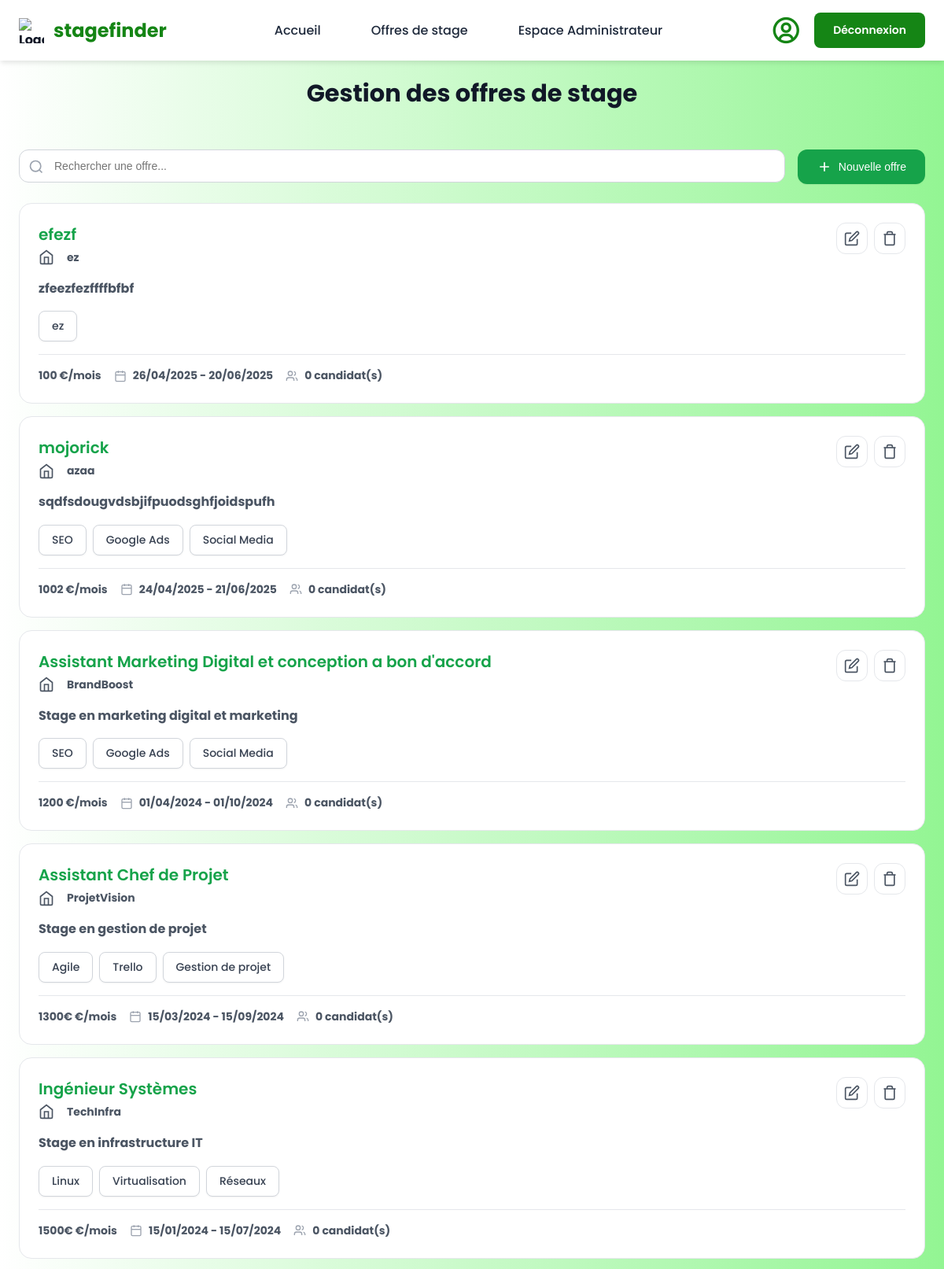
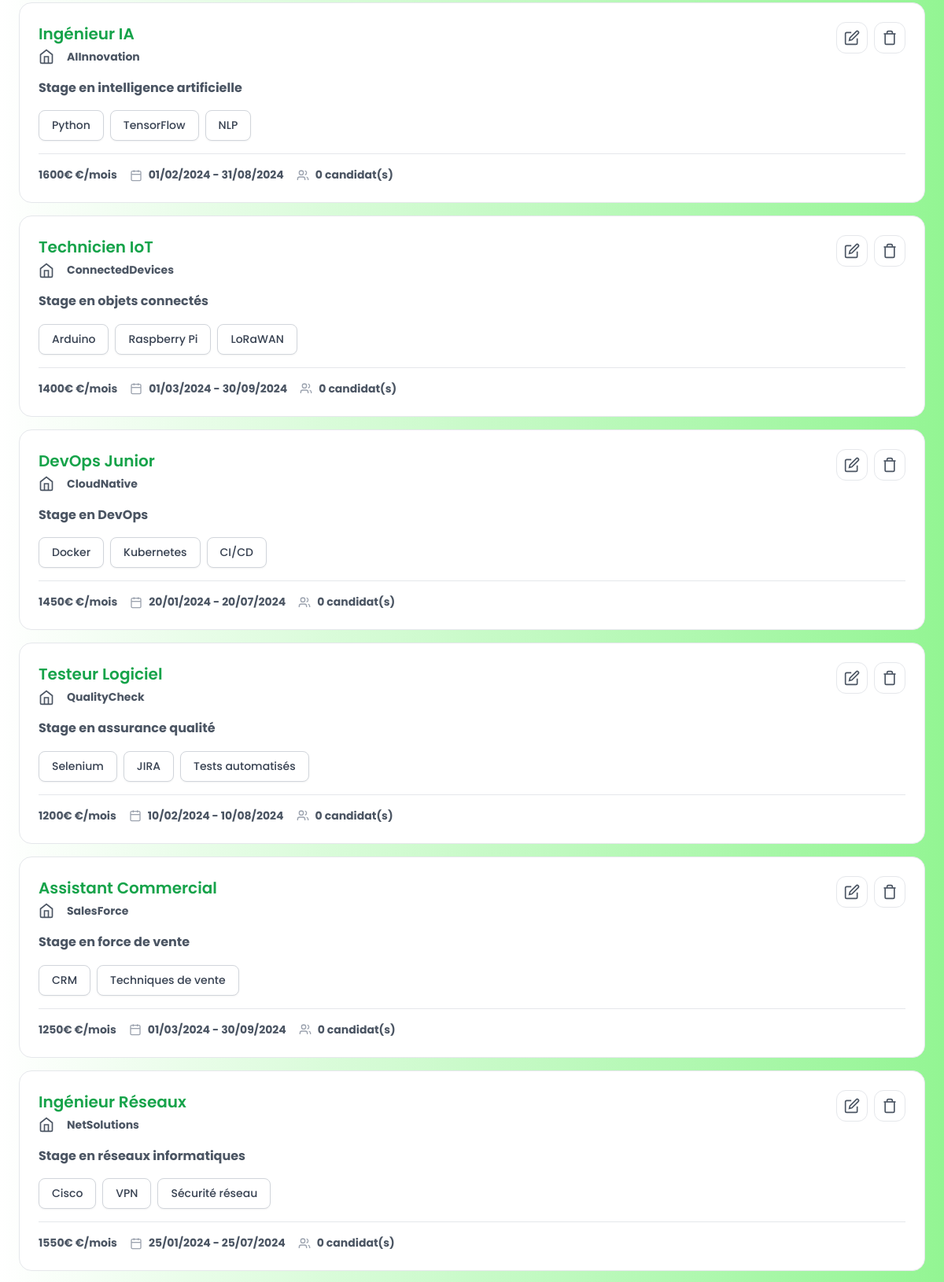
The page /Gestion_des_offres_de_stage (signed in, upper part) on the database its author committed (2 pictures, top to bottom).
### tables this page shows
CREATE TABLE `internships` (
  `id` int(11) NOT NULL,
  `company_id` int(11) DEFAULT NULL,
  `title` varchar(255) NOT NULL,
  `company` varchar(255) NOT NULL,
  `location` varchar(255) NOT NULL,
  `type` varchar(50) NOT NULL,
  `domaine` enum('Informatique & Digital','Business & Management','Ingénierie & Innovation') DEFAULT NULL,
  `remote` varchar(50) NOT NULL,
  `salary_base` varchar(50) DEFAULT NULL,
  `start_date` date DEFAULT NULL,
  `end_date` date DEFAULT NULL,
  `short_description` text NOT NULL,
  `full_description` text NOT NULL,
  `competence` varchar(255) DEFAULT NULL,
  `company_description` text DEFAULT NULL,
  `posted_at` timestamp NOT NULL DEFAULT current_timestamp(),
  `wishlist_count` int(11) DEFAULT 0,
  `applicants_count` int(11) DEFAULT 0
);

### controllers/utilities.php (called while the page is built, shortened)
<?php
class utilities{
    public static function renderPage($datas_page){
        extract($datas_page);
        require("$views");
    }
}

### controllers/MainController.php (called while the page is built, shortened)
<?php
require_once('./controllers/utilities.php');
require_once('./models/InternshipModel.php');
class MainController{
    public function management_offerPage() {
        $internshipModel = new InternshipModel();
        $internships = $internshipModel->getAllInternships();
        $datas_pages = [
            "description" => "Gestion des offres de stage",
            "title" => "Gestion des offres de stage",
            "views" => "views/pages/management_offerPage.php",
            "layout" => "views/commons/layout.php",
            "style" => "management_offerPage.css",
            "js" => "management_offerPage.js",
            "internships" => $internships
        ];
        utilities::renderPage($datas_pages);
    }
}

### models/PdoModel.php (called while the page is built, shortened)
<?php
abstract class PdoModel{
    public static $pdo;
    protected function setDB(){
        if(self::$pdo === null){
            self::$pdo = new PDO(
                "mysql:host=".mysql.";dbname=".dbname,username,password,[PDO::ATTR_ERRMODE => PDO::ERRMODE_EXCEPTION]
            );
            self::$pdo->setAttribute(PDO::ATTR_ERRMODE, PDO::ERRMODE_EXCEPTION);
    }
    return self::$pdo;
    }
}

### models/InternshipModel.php (called while the page is built, shortened)
<?php
require_once(__DIR__ . "/PdoModel.php");
class InternshipModel extends PdoModel {
    public function getAllInternships() {
        $query = "SELECT * FROM internships ORDER BY posted_at DESC";
        $stmt = self::$pdo->prepare($query);
        $stmt->execute();
        return $stmt->fetchAll(PDO::FETCH_ASSOC);
    }
}
?>

### views/pages/management_offerPage.php (the view, shortened to what this page needs)
<?php require_once("./views/commons/header.php")?>
<h1>Gestion des offres de stage</h1>
<main class="container">
    <div class="search-bar">
        <div class="search-input">
            <svg class="icon" viewBox="0 0 24 24" fill="none" stroke="currentColor" stroke-width="2">
                <circle cx="11" cy="11" r="8"></circle>
                <path d="m21 21-4.3-4.3"></path>
            </svg>
            <input type="text" id="search" placeholder="Rechercher une offre...">
        </div>
        <div class="actions">
            <button class="btn btn-primary" id="new-offer-btn">
                <svg class="icon" viewBox="0 0 24 24" fill="none" stroke="currentColor" stroke-width="2">
                    <path d="M12 5v14M5 12h14"></path>
                </svg>
                Nouvelle offre
            </button>
        </div>
    </div>
    <div class="internships" id="internships-list">
        <?php foreach ($internships as $internship): ?>
            <div class="internship-card" data-id="<?= $internship['id'] ?>">
                <div class="internship-header">
                    <div>
                        <h2 class="internship-title"><?= htmlspecialchars($internship['title']) ?></h2>
                        <p class="internship-company">
                            <svg class="icon" viewBox="0 0 24 24" fill="none" stroke="currentColor" stroke-width="2">
                                <path d="M3 9l9-7 9 7v11a2 2 0 0 1-2 2H5a2 2 0 0 1-2-2z"></path>
                                <polyline points="9 22 9 12 15 12 15 22"></polyline>
                            </svg>
                            <?= htmlspecialchars($internship['company']) ?>
                        </p>
                    </div>
                    <div class="internship-actions">
                        <button class="action-btn edit-btn" title="Modifier">
                            <svg class="icon" viewBox="0 0 24 24" fill="none" stroke="currentColor" stroke-width="2">
                                <path d="M11 4H4a2 2 0 0 0-2 2v14a2 2 0 0 0 2 2h14a2 2 0 0 0 2-2v-7"></path>
                                <path d="M18.5 2.5a2.121 2.121 0 0 1 3 3L12 15l-4 1 1-4 9.5-9.5z"></path>
                            </svg>
                        </button>
                        <button class="action-btn delete-btn" title="Supprimer">
                            <svg class="icon" viewBox="0 0 24 24" fill="none" stroke="currentColor" stroke-width="2">
                                <path d="M3 6h18"></path>
                                <path d="M19 6v14a2 2 0 0 1-2 2H7a2 2 0 0 1-2-2V6m3 0V4a2 2 0 0 1 2-2h4a2 2 0 0 1 2 2v2"></path>
                            </svg>
                        </button>
                    </div>
                </div>
                <p class="internship-description"><?= htmlspecialchars($internship['short_description']) ?></p>
                <div class="skills-list">
                    <?php
                    $competences = explode(',', $internship['competence']);
                    foreach ($competences as $competence):
                        if (!empty(trim($competence))): ?>
                            <span class="skill-tag"><?= htmlspecialchars(trim($competence)) ?></span>
                        <?php endif; ?>
                    <?php endforeach; ?>
                </div>
                <div class="internship-footer">
                    <div class="info-item">
                        <?= htmlspecialchars($internship['salary_base']) ?> €/mois
                    </div>
                    <div class="info-item">
                        <svg class="icon" viewBox="0 0 24 24" fill="none" stroke="currentColor" stroke-width="2">
                            <rect x="3" y="4" width="18" height="18" rx="2" ry="2"></rect>
                            <line x1="16" y1="2" x2="16" y2="6"></line>
                            <line x1="8" y1="2" x2="8" y2="6"></line>
                            <line x1="3" y1="10" x2="21" y2="10"></line>
                        </svg>
                        <?= date('d/m/Y', strtotime($internship['start_date'])) ?> - <?= date('d/m/Y', strtotime($internship['end_date'])) ?>
                    </div>
                    <div class="info-item">
                        <svg class="icon" viewBox="0 0 24 24" fill="none" stroke="currentColor" stroke-width="2">
                            <path d="M16 21v-2a4 4 0 0 0-4-4H6a4 4 0 0 0-4 4v2"></path>
                            <circle cx="9" cy="7" r="4"></circle>
                            <path d="M22 21v-2a4 4 0 0 0-3-3.87"></path>
                            <path d="M16 3.13a4 4 0 0 1 0 7.75"></path>
                        </svg>
                        <?= $internship['applicants_count'] ?> candidat(s)
                    </div>
                </div>
            </div>
        <?php endforeach; ?>
    </div>
</main>

### public/css/management_offerPage.css (style rules this page uses)
:root { --primary: #16a34a; --primary-dark: #15803d; --gray-50: #f9fafb; --gray-100: #f3f4f6; --gray-200: #e5e7eb; --gray-300: #d1d5db; --gray-400: #9ca3af; --gray-500: #6b7280; --gray-600: #4b5563; --gray-700: #374151; --gray-800: #1f2937; --gray-900: #111827; }
* { margin: 0; padding: 0; box-sizing: border-box; }
body { font-family: -apple-system, BlinkMacSystemFont, 'Segoe UI', Roboto, 'Helvetica Neue', Arial, sans-serif; background:linear-gradient(90deg,#ffffff ,#93f593); color: var(--gray-900); line-height: 1.5; }
h1 { max-width: 1280px; margin: auto; margin-top: 4%; margin-bottom: 2%; display: flex; align-items: center; justify-content: center; font-size: 1.9rem; font-weight: bold; color: var(--gray-900); }
.container { max-width: 1280px; margin: 0 auto; padding: 1.5rem; }
.search-bar { display: flex; gap: 1rem; margin-bottom: 1.5rem; flex-wrap: wrap; }
.search-input { flex: 1; position: relative; min-width: 200px; }
.search-input input { width: 100%; padding: 0.75rem 1rem 0.75rem 2.75rem; border: 1px solid var(--gray-300); border-radius: 0.75rem; font-size: 0.875rem; transition: all 0.2s ease; background-color: white; }
.search-input .icon { position: absolute; left: 0.75rem; top: 50%; transform: translateY(-50%); width: 1.25rem; height: 1.25rem; color: var(--gray-400); }
.actions { display: flex; gap: 0.75rem; }
.btn { display: inline-flex; align-items: center; padding: 0.75rem 1.5rem; border-radius: 0.75rem; font-size: 0.875rem; font-weight: 500; cursor: pointer; transition: all 0.2s; }
.btn-primary { background-color: var(--primary); color: white; border: none; box-shadow: 0 1px 2px rgba(0, 0, 0, 0.05); }
.icon { width: 1.25rem; height: 1.25rem; margin-right: 0.5rem; }
.internships { display: grid; gap: 1rem; }
.internship-card { background: white; border: 1px solid var(--gray-200); border-radius: 1rem; padding: 1.5rem; transition: all 0.2s ease; }
.internship-header { display: flex; justify-content: space-between; align-items: flex-start; margin-bottom: 1rem; }
.internship-title { font-size: 1.25rem; font-weight: 600; color: var(--primary); margin-bottom: 0.25rem; }
.internship-company { color: var(--gray-600); font-size: 0.875rem; display: flex; align-items: center; gap: 0.5rem; }
.internship-actions { display: flex; gap: 0.5rem; }
.action-btn { display: flex; align-items: center; justify-content: center; width: 2.5rem; height: 2.5rem; border-radius: 0.75rem; border: 1px solid var(--gray-200); background-color: white; color: var(--gray-600); cursor: pointer; transition: all 0.2s ease; }
.action-btn .icon { width: 1.25rem; height: 1.25rem; margin: 0; }
.internship-description { color: var(--gray-600); margin: 1rem 0; line-height: 1.6; }
.skills-list { display: flex; flex-wrap: wrap; gap: 0.5rem; margin: 1rem 0; }
.skill-tag { display: inline-flex; align-items: center; background-color: white; color: var(--gray-700); padding: 0.5rem 1rem; border-radius: 0.5rem; font-size: 0.875rem; font-weight: 500; border: 1px solid var(--gray-300); cursor: pointer; transition: all 0.2s ease; box-shadow: 0 1px 2px rgba(0, 0, 0, 0.05); }
.internship-footer { display: flex; flex-wrap: wrap; gap: 1rem; margin-top: 1rem; padding-top: 1rem; border-top: 1px solid var(--gray-200); }
.info-item { display: flex; align-items: center; gap: 0.5rem; color: var(--gray-600); font-size: 0.875rem; }
.info-item .icon { width: 1rem; height: 1rem; margin-right: 0; color: var(--gray-400); }
.info-item .icon { width: 1rem; height: 1rem; color: var(--gray-400); }

### public/css/header.css (style rules this page uses)
:root { --header-primary: #158515; --header-primary-dark: #055c05; --header-primary-light: #1fc81f; --header-text: #1e293b; --header-text-light: #64748b; --header-bg: #ffffff; --header-shadow: 0 4px 6px -1px rgba(0, 0, 0, 0.1); --header-shadow-lg: 0 10px 15px -3px rgba(0, 0, 0, 0.1); --header-radius: 0.5rem; --header-transition: all 0.2s ease-in-out; }
body { font-family: Poppins, Helvetica, sans-serif; font-weight: bold; }

### rows shown on the page
internships: title "efezf", company "ez", short_description "zfeezfezffffbfbf", competence "ez", salary_base "100", start_date "26/04/2025", end_date "20/06/2025", applicants_count "0"
internships: title "mojorick", company "azaa", short_description "sqdfsdougvdsbjifpuodsghfjoidspufh", competence "SEO", competence "Google Ads", competence "Social Media", salary_base "1002", start_date "24/04/2025", end_date "21/06/2025", applicants_count "0"
internships: title "Assistant Marketing Digital et conception a bon d'accord", company "BrandBoost", short_description "Stage en marketing digital et marketing", competence "SEO", competence "Google Ads", competence "Social Media", salary_base "1200", start_date "01/04/2024", end_date "01/10/2024", applicants_count "0"
internships: title "Assistant Chef de Projet", company "ProjetVision", short_description "Stage en gestion de projet", competence "Agile", competence "Trello", competence "Gestion de projet", salary_base "1300€", start_date "15/03/2024", end_date "15/09/2024", applicants_count "0"
internships: title "Ingénieur Systèmes", company "TechInfra", short_description "Stage en infrastructure IT", competence "Linux", competence "Virtualisation", competence "Réseaux", salary_base "1500€", start_date "15/01/2024", end_date "15/07/2024", applicants_count "0"
internships: title "Ingénieur IA", company "AIInnovation", short_description "Stage en intelligence artificielle", competence "Python", competence "TensorFlow", competence "NLP", salary_base "1600€", start_date "01/02/2024", end_date "31/08/2024", applicants_count "0"
internships: title "Technicien IoT", company "ConnectedDevices", short_description "Stage en objets connectés", competence "Arduino", competence "Raspberry Pi", competence "LoRaWAN", salary_base "1400€", start_date "01/03/2024", end_date "30/09/2024", applicants_count "0"
internships: title "DevOps Junior", company "CloudNative", short_description "Stage en DevOps", competence "Docker", competence "Kubernetes", competence "CI/CD", salary_base "1450€", start_date "20/01/2024", end_date "20/07/2024", applicants_count "0"
internships: title "Testeur Logiciel", company "QualityCheck", short_description "Stage en assurance qualité", competence "Selenium", competence "JIRA", competence "Tests automatisés", salary_base "1200€", start_date "10/02/2024", end_date "10/08/2024", applicants_count "0"
internships: title "Assistant Commercial", company "SalesForce", short_description "Stage en force de vente", competence "CRM", competence "Techniques de vente", salary_base "1250€", start_date "01/03/2024", end_date "30/09/2024", applicants_count "0"
internships: title "Ingénieur Réseaux", company "NetSolutions", short_description "Stage en réseaux informatiques", competence "Cisco", competence "VPN", competence "Sécurité réseau", salary_base "1550€", start_date "25/01/2024", end_date "25/07/2024", applicants_count "0"
